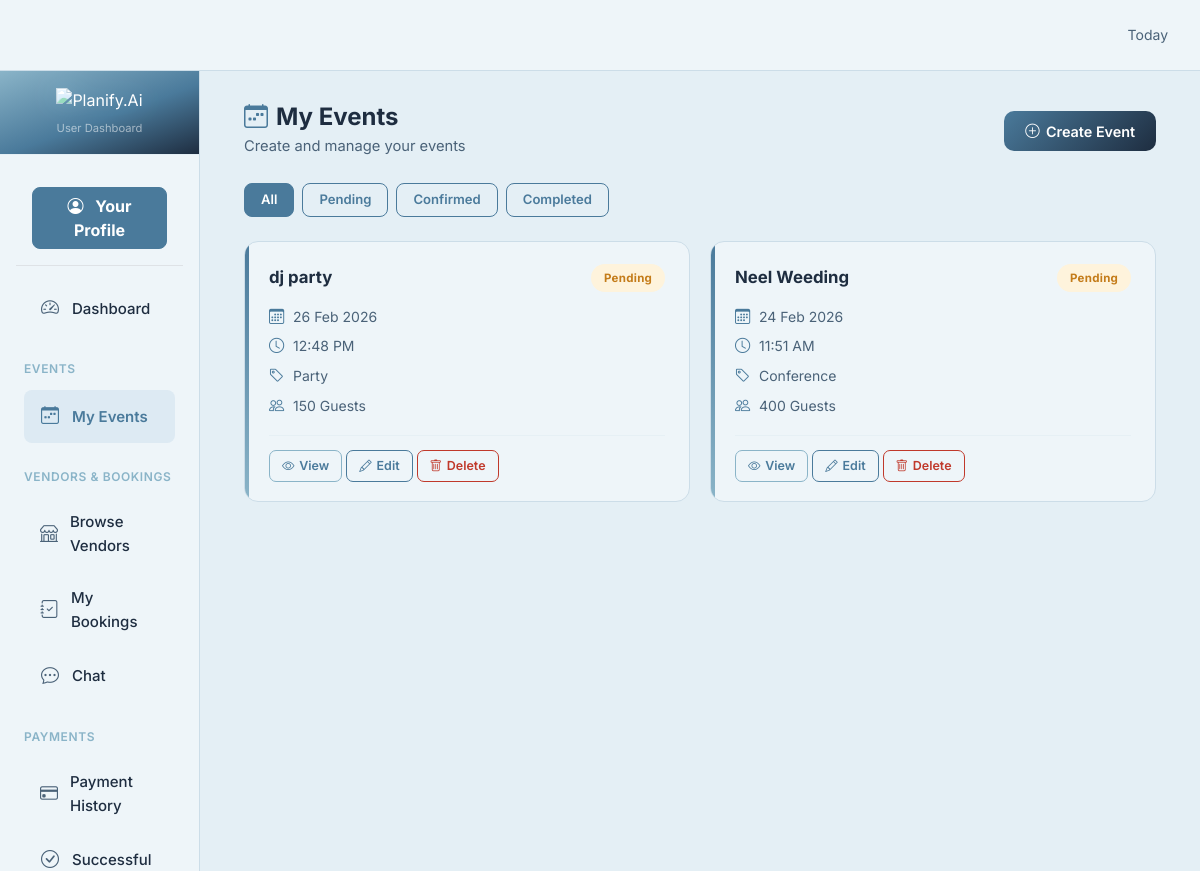
Before: /user/events/ (signed in) with the older database file.
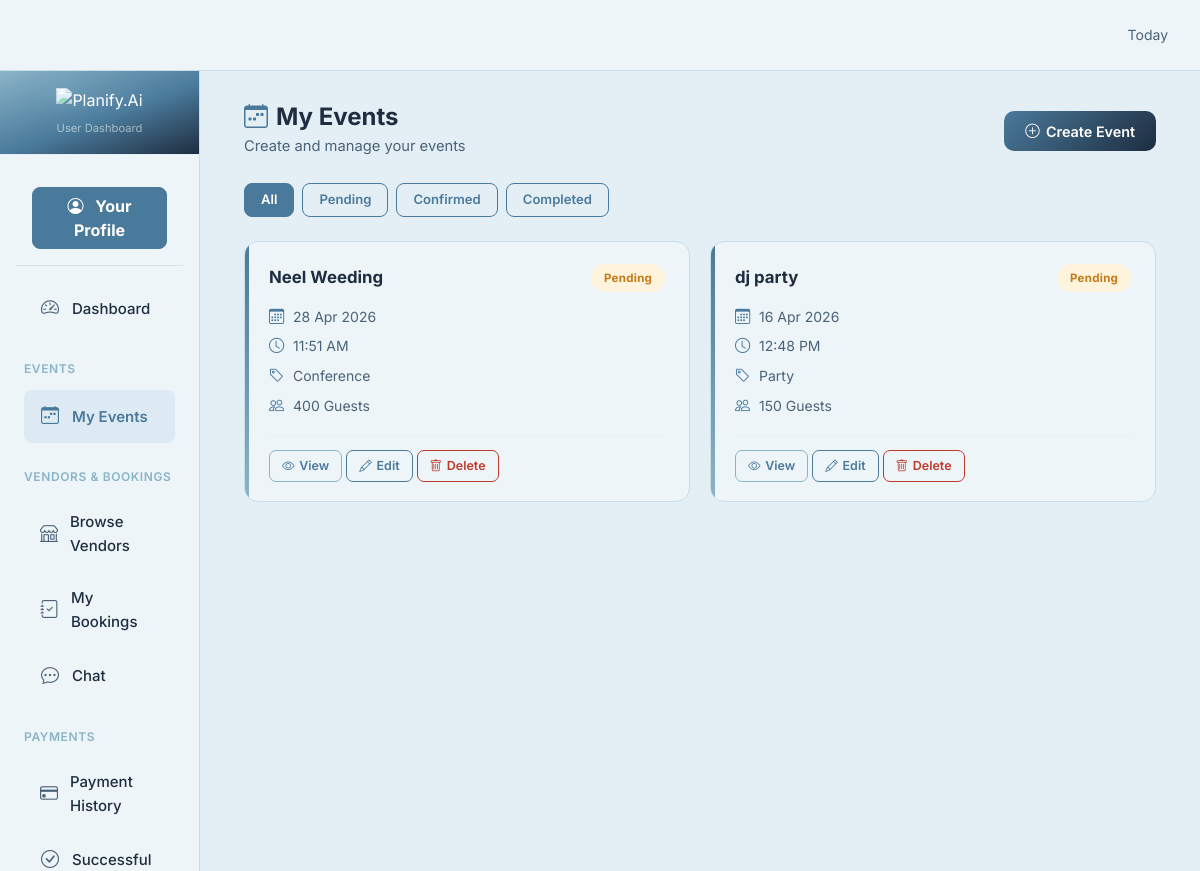
After: the same page with the newer database file.
### user/models.py (models this page shows, shortened)
class Event(models.Model):
    STATUS_PENDING = 'pending'
    STATUS_CONFIRMED = 'confirmed'
    STATUS_COMPLETED = 'completed'
    STATUS_CANCELLED = 'cancelled'
    STATUS_CHOICES = [
        (STATUS_PENDING, 'Pending'),
        (STATUS_CONFIRMED, 'Confirmed'),
        (STATUS_COMPLETED, 'Completed'),
        (STATUS_CANCELLED, 'Cancelled'),
    ]
    TYPE_WEDDING = 'wedding'
    TYPE_CONFERENCE = 'conference'
    TYPE_PARTY = 'party'
    TYPE_OTHER = 'other'
    TYPE_CHOICES = [
        (TYPE_WEDDING, 'Wedding'),
        (TYPE_CONFERENCE, 'Conference'),
        (TYPE_PARTY, 'Party'),
        (TYPE_OTHER, 'Other'),
    ]
    owner = models.ForeignKey('account.User', on_delete=models.CASCADE, related_name='events')
    title = models.CharField(max_length=200)
    date = models.DateTimeField()
    event_type = models.CharField(max_length=50, choices=TYPE_CHOICES, default=TYPE_OTHER)
    status = models.CharField(max_length=20, choices=STATUS_CHOICES, default=STATUS_PENDING)
    guests = models.PositiveIntegerField(default=0)
    created_at = models.DateTimeField(auto_now_add=True)

### user/views.py (the view)
    def wrapper(request, *args, **kwargs):
        user_id = request.session.get('user_id')
        if not user_id:
            return redirect('/login/')
        try:
            User.objects.get(id=user_id)
        except User.DoesNotExist:
            request.session.flush()
            return redirect('/login/')
        return view_func(request, *args, **kwargs)

### event/context_processors.py (called while the page is built, shortened)
def global_app_info(request):
    return {
        'APP_NAME': 'Planify.Ai',
        'APP_LOGO_TEXT': 'PA',                 # Text logo (initials)
        'APP_LOGO_IMAGE': '/static/images/planify_logo.png',   # Image logo (inside static/)
    }

def vendor_stores(request):
    try:
        from vendor.models import Store
        stores = Store.objects.filter(status=True).order_by('store_name')
    except Exception:
        stores = []
    return {
        'all_stores': stores
    }

def vendor_is_photographer(request):
    try:
        user_id = request.session.get('user_id')
        role = request.session.get('role')
    except Exception:
        pass
    return {'is_photographer': False}

def admin_pending_counts(request):
    try:
        role = request.session.get('role')
        if role == 'admin':
            from account.models import User
            pending_vendors = User.objects.filter(
                role__name__iexact='vendor', is_active=False
            ).count()
            return {'admin_pending_vendors': pending_vendors}
    except Exception:
        pass
    return {'admin_pending_vendors': 0}

### template/user/events.html (shortened to what this page needs)
{% extends 'user/base.html' %}
{% block content %}
<div class="d-flex justify-content-between align-items-center mb-4 page-header">
    <div>
        <h3><i class="bi bi-calendar-week me-2" style="color:#4A7A9B;"></i>My Events</h3>
        <p class="mb-0">Create and manage your events</p>
    </div>
    <a href="{% url 'user:event_create' %}" class="btn-create">
        <i class="bi bi-plus-circle"></i> Create Event
    </a>
</div>
<div class="d-flex gap-2 flex-wrap mb-4">
    <a href="{% url 'user:user_events' %}" class="filter-btn {% if not status_filter %}active{% endif %}">All</a>
    <a href="{% url 'user:user_events' %}?status=pending"   class="filter-btn {% if status_filter == 'pending' %}active{% endif %}">Pending</a>
    <a href="{% url 'user:user_events' %}?status=confirmed" class="filter-btn {% if status_filter == 'confirmed' %}active{% endif %}">Confirmed</a>
    <a href="{% url 'user:user_events' %}?status=completed" class="filter-btn {% if status_filter == 'completed' %}active{% endif %}">Completed</a>
</div>
{% if events %}
<div class="event-grid">
    {% for event in events %}
    <div class="ev-card">
        <div class="d-flex justify-content-between align-items-start mb-1">
            <div class="ev-card-title">{{ event.title }}</div>
            {% if event.status == 'pending' %}
                <span class="ev-badge ev-badge-pending">Pending</span>
            {% elif event.status == 'confirmed' %}
                <span class="ev-badge ev-badge-confirmed">Confirmed</span>
            {% elif event.status == 'completed' %}
                <span class="ev-badge ev-badge-completed">Completed</span>
            {% else %}
                <span class="ev-badge ev-badge-cancelled">Cancelled</span>
            {% endif %}
        </div>
        <div class="ev-meta">
            <div class="ev-meta-item"><i class="bi bi-calendar3"></i> {{ event.date|date:"d M Y" }}</div>
            <div class="ev-meta-item"><i class="bi bi-clock"></i> {{ event.date|date:"h:i A" }}</div>
            <div class="ev-meta-item"><i class="bi bi-tag"></i> {{ event.get_event_type_display }}</div>
            <div class="ev-meta-item"><i class="bi bi-people"></i> {{ event.guests }} Guests</div>
        </div>
        <hr class="ev-divider">
        <div class="ev-footer">
            <div class="d-flex gap-1 flex-wrap">
                <a href="{% url 'user:event_detail' event.id %}" class="btn-ev btn-ev-view"><i class="bi bi-eye"></i> View</a>
                <a href="{% url 'user:event_edit' event.id %}"   class="btn-ev btn-ev-edit"><i class="bi bi-pencil"></i> Edit</a>
                <form method="post" action="{% url 'user:event_delete' event.id %}" class="d-inline" onsubmit="return confirm('Delete this event?');">
                    <button type="submit" class="btn-ev btn-ev-delete"><i class="bi bi-trash"></i> Delete</button>
                </form>
            </div>
        </div>
    </div>
    {% endfor %}
</div>
{% endif %}
{% endblock %}

Changed rows visible on the page:
changed Event "Neel Weeding": date "24 Feb 2026" → "28 Apr 2026"; moves up the list
changed Event "dj party": date "26 Feb 2026" → "16 Apr 2026"
